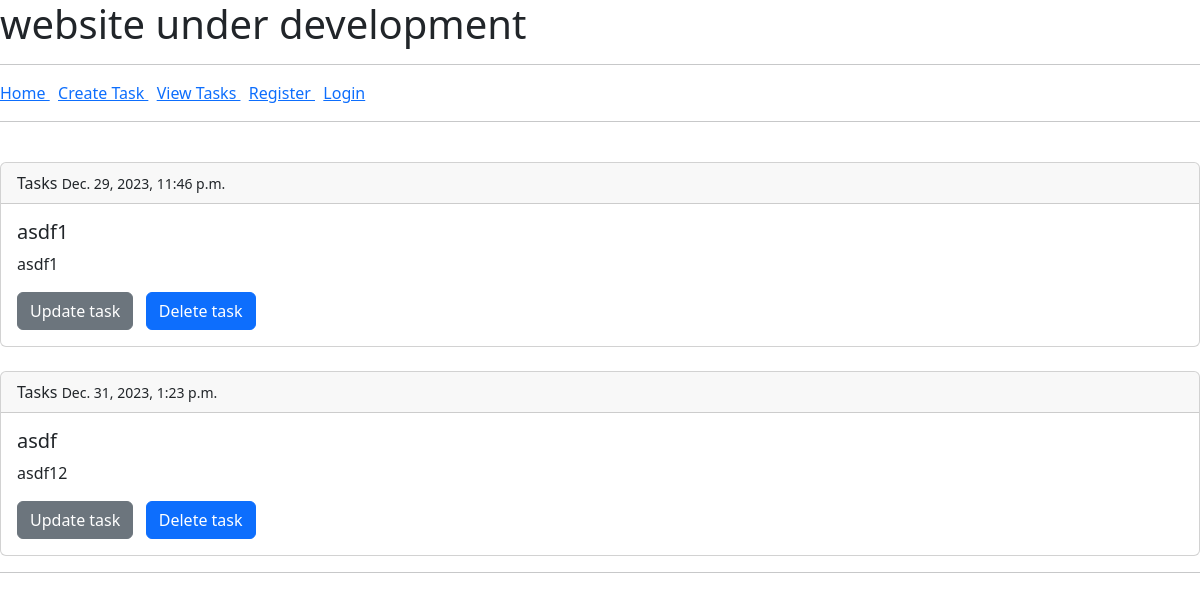
/views-tasks/, run on the app's committed database.
### crm/models.py (models this page shows, shortened)
class Task(models.Model):
    title = models.CharField(max_length=50)
    description = models.TextField(max_length=1000)
    created = models.DateTimeField(auto_now_add=True)

### crm/views.py (the view)
# urls.py: path('views-tasks/', views.tasks, name='views-tasks'),
def tasks(request):
  queryDataAll = Task.objects.all()
  context = {'AllTasks': queryDataAll}
  return render(request, 'crm/view-tasks.html', context)

### crm/templates/crm/view-tasks.html (shortened to what this page needs)
{% extends 'crm/base.html' %}
    {% block content %}
        {% if not AllTasks %}
            <p>No tasks to display.</p>
        {% else %}
            {% for task in AllTasks %}
        <br>
        <div class="card">
        <div class="card-header">
        Tasks <small>{{task.created}}</small>
        </div>
            <div class="card-body">
            <h5 class="card-title">{{task.title}}</h5>
            <p class="card-text">{{task.description}}</p>
            <a href="{% url 'update-task' task.id %}" class="btn btn-secondary">Update task</a>
            <a href="{% url 'delete-task' task.id %}" class="btn btn-primary">Delete task</a>
        </div>
        </div>
         {% endfor %}
        {% endif %}
        <hr>
    {% endblock %}

### data on the page
Task: created "Dec. 29, 2023, 11:46 p.m.", title "asdf1", description "asdf1"
Task: created "Dec. 31, 2023, 1:23 p.m.", title "asdf", description "asdf12"
